Frame 1 (no input): blank canvas, image omitted
Frame 60 (no input): blank canvas, image omitted
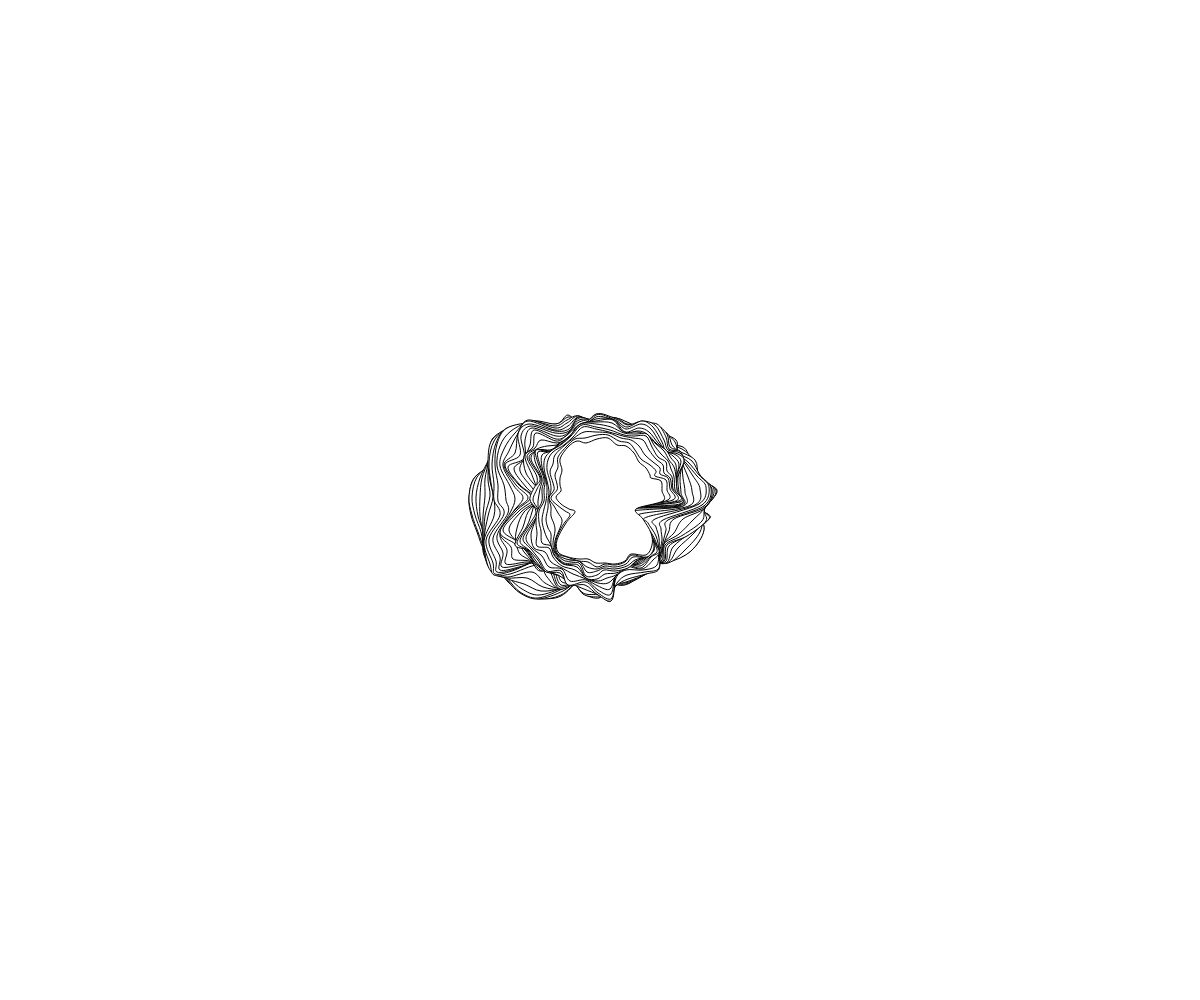
Frame 120 (the mouse pressed at the canvas centre since frame 60)

The p5.js sketch whose frames 1 and 60 were blank and that drew this single picture after the mouse press (run headless with seeded random() and noise() and a simulated clock; from frame 60 on, the mouse is pressed at the canvas centre):

// p5.js sketch
// ── sketch.js
var c = 40;
var pin = [];
var speed = 60;
var time = 0;
var timestep = 0.04;
var drawing = false;

function setup() {
  createCanvas(windowWidth, windowHeight);
  for (var i = 0; i < c; i++) {
    pin[i] = new Pin(map(i, 0, c, 0, TWO_PI));
  }
  smooth();
  background(255);
}
function draw() {
  
  if (drawing) {
    time += timestep;

    for (var i = 0; i < c; i++) {
      pin[i].time = time;
      pin[i].update();
    }

    beginShape();
    curveVertex(pin[c - 2].x, pin[c - 2].y);
    curveVertex(pin[c - 1].x, pin[c - 1].y);
    for (var i = 0; i < c; i++) {
      curveVertex(pin[i].x, pin[i].y);
    }
    curveVertex(pin[0].x, pin[0].y);
    endShape();

    if (time * speed > 180) {
      console.log(time)
      drawing = false;
    }
  } 
}


// Pin Point 
function Pin(a) {
  this.x;               // x position
  this.y;               // y position
  this.theta = a;       // angel of point
  
  this.magnitude = 0.0; // magnitude, max distance from center
  this.omega = 0.1;     // noise 
  this.time = 0.1;      // current position in time
  this.duration = 100 / timestep;

  this.update = function () {
    
    this.omega = noise(this.theta, this.time + 1) / 2;
    this.magnitude = noise(this.theta, this.time) * (sin(radians(this.time * speed)) * 200);
    this.x = round(this.magnitude * cos(this.theta + this.omega) + mouseX);
    this.y = round(this.magnitude * sin(this.theta + this.omega) + mouseY);
    
  }
}

function mousePressed() {
  background(255);
  drawing = true;
  time = 0;
}

function keyPressed() {
  background(255);
}
